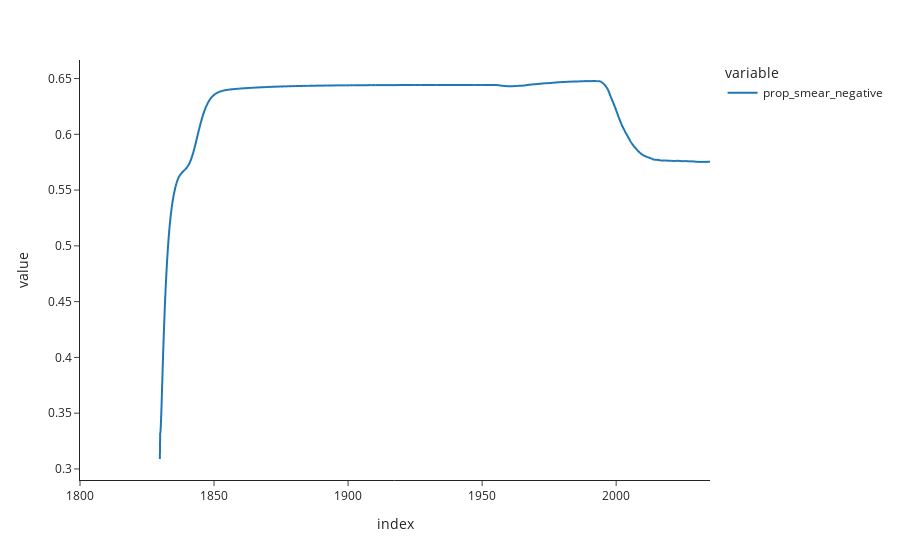

Here is the notebook cell this chart was saved with:
### Code cell
derived_df_0['prop_smear_negative'].plot()

### Figure 1 — Plotly figure (JSON) as saved in the notebook; plotly's stock layout.template omitted (floating-point values rounded to 4 significant figures; data arrays with more than 128 entries replaced by an {"elided": "..."} marker saying what was removed)
{"data": [{"hovertemplate": "variable=prop_smear_negative<br>index=%{x}<br>value=%{y}<extra></extra>", "legendgroup": "prop_smear_negative", "line": {"color": "#1F77B4", "dash": "solid"}, "marker": {"symbol": "circle"}, "mode": "lines", "name": "prop_smear_negative", "showlegend": true, "type": "scattergl", "x": {"elided": "2351 float values"}, "xaxis": "x", "y": {"elided": "2351 float values"}, "yaxis": "y"}], "layout": {"legend": {"title": {"text": "variable"}, "tracegroupgap": 0}, "margin": {"t": 60}, "xaxis": {"anchor": "y", "domain": [0, 1], "title": {"text": "index"}}, "yaxis": {"anchor": "x", "domain": [0, 1], "title": {"text": "value"}}}}
